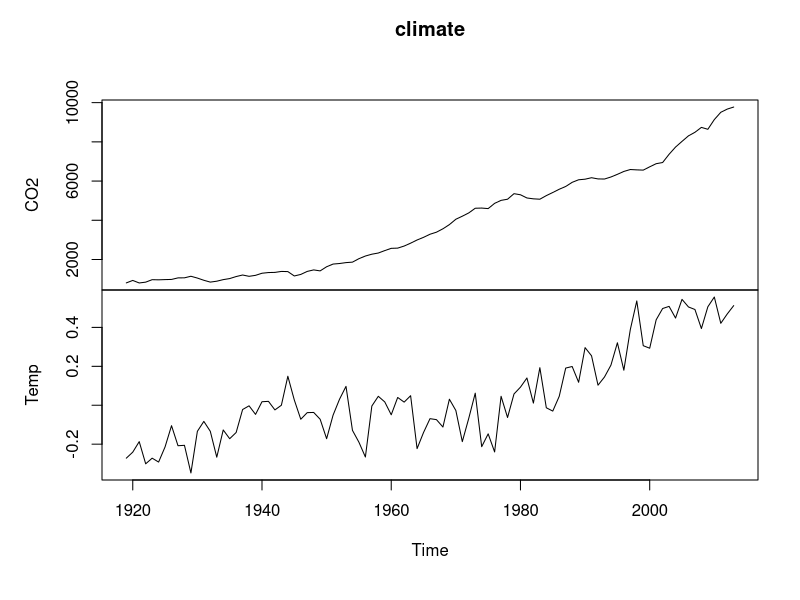

The R script that drew this image:
climate <- read.csv("../data/climate.csv", stringsAsFactors = F)
str(climate)

climate <- ts(climate[, 2:3], frequency = 1, 
              start = 1919, end = 2013)
head(climate)


library(forecast)
library(tseries)

plot(climate)


cor(climate)